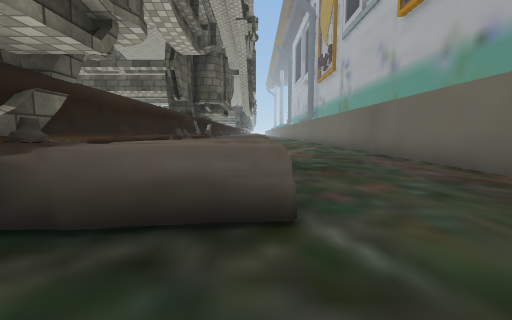
[1] (above)

24 first-person views from a walk through a scene from a Unity 3-D project. The camera is 1.2 m above the floor, tilts 6° down and sees 90° across. The floor is counted in squares, 2 m on a side. Each view is taken from the middle of a square. On the plan, view 1 faces up. The plan holds only what a view shows up to about 9 squares ahead; the rest is blank. The place goes on beyond the plan. Some surface patterns are stand-ins.

[2]
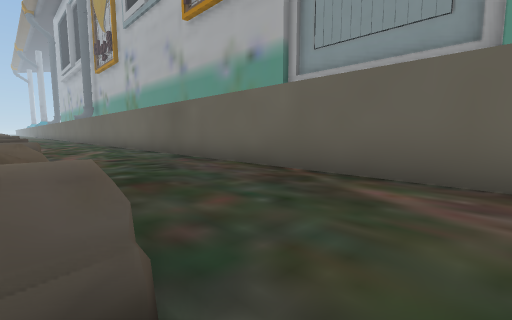

[3]
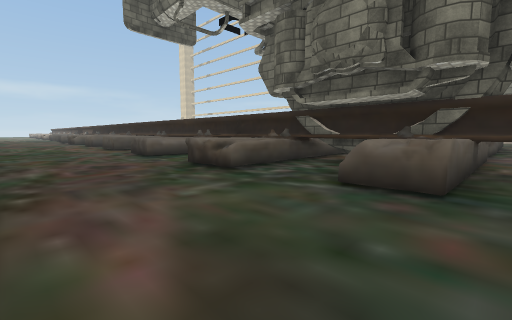

[4]
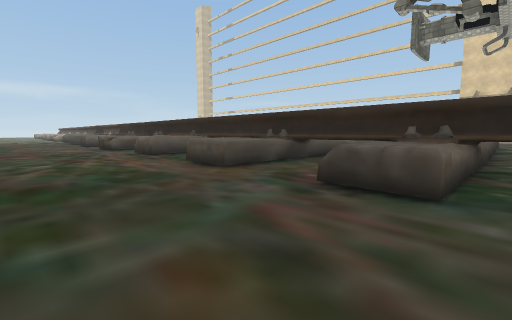

[5]
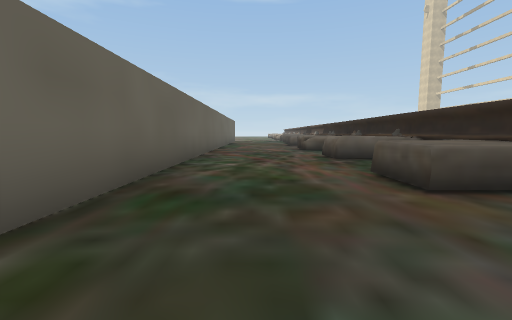

[6]
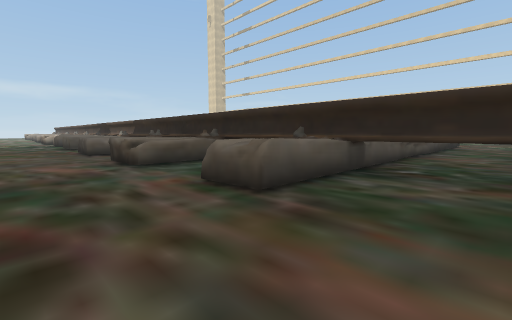

[7]
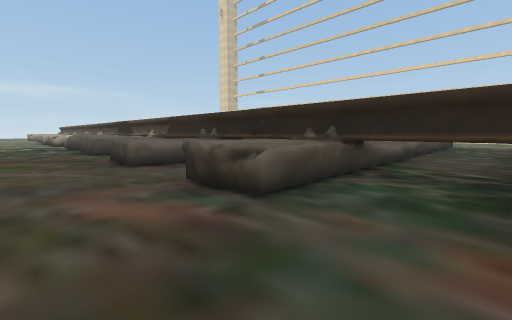

[8]
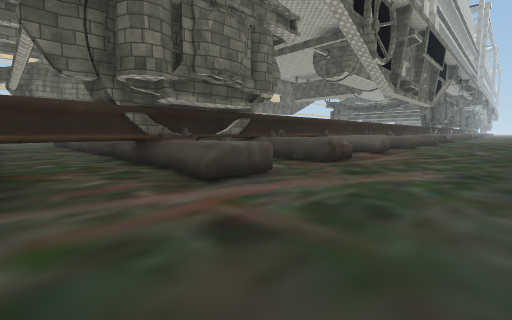

[9]
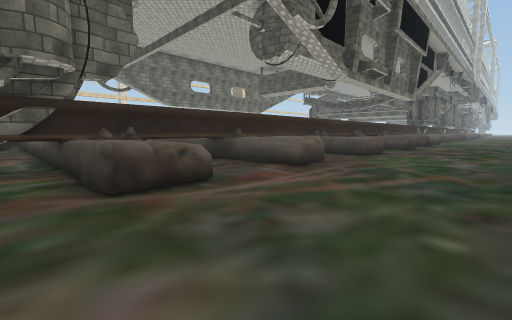

[10]
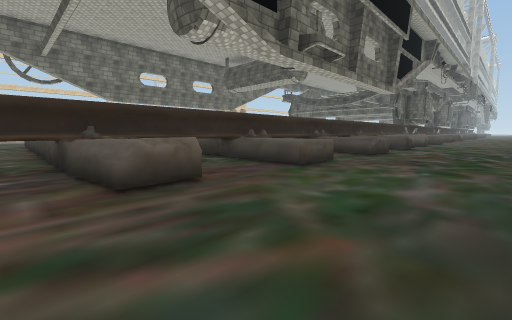

[11]
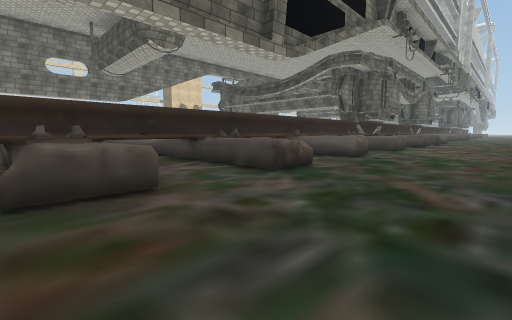

[12]
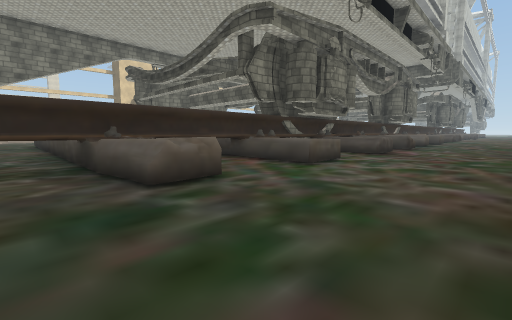

[13]
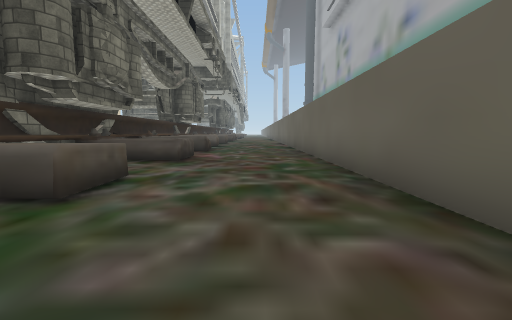

[14]
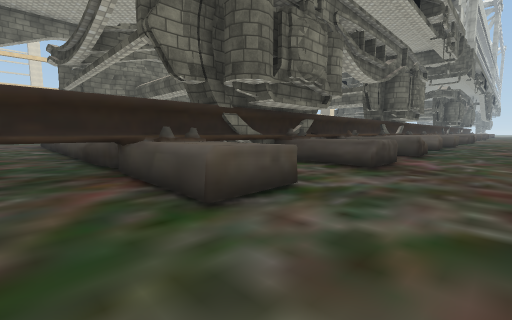

[15]
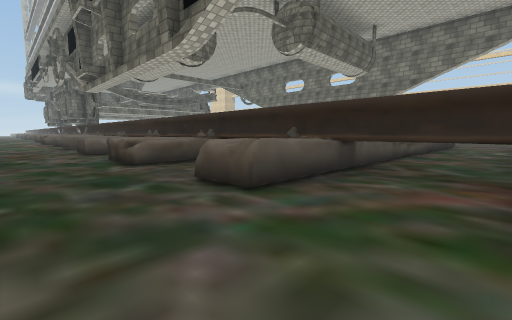

[16]
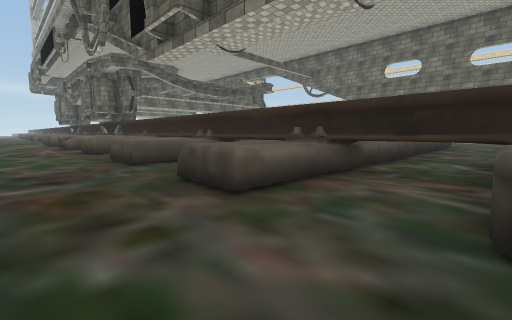

[17]
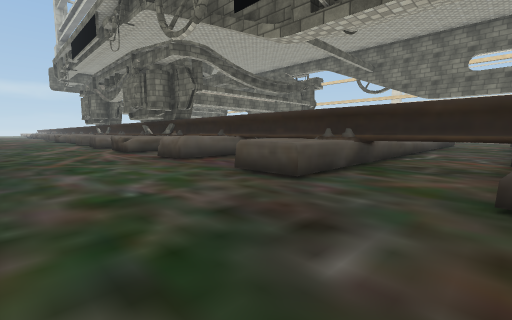

[18]
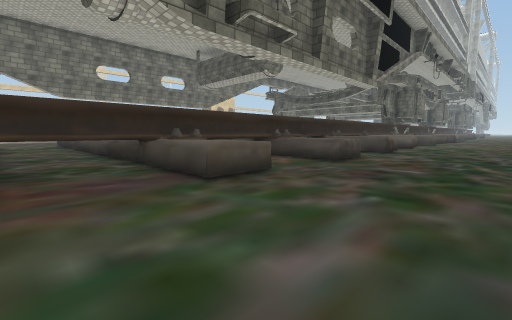

[19]
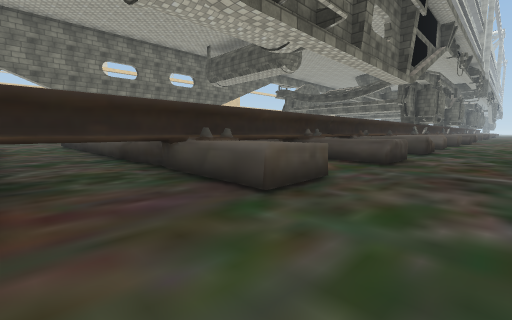

[20]
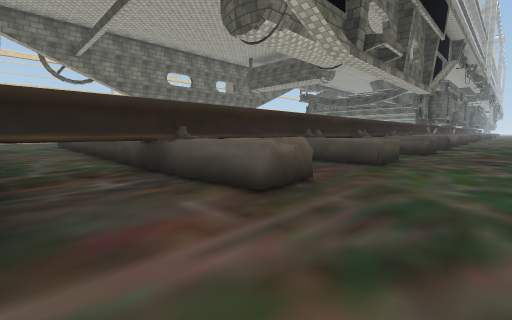

[21]
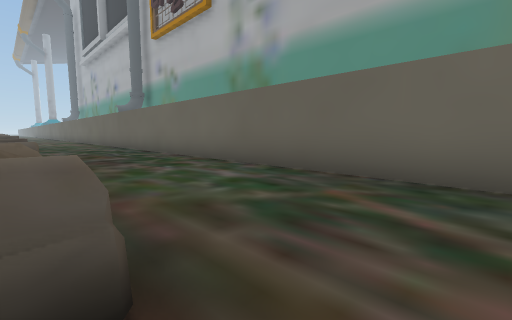

[22]
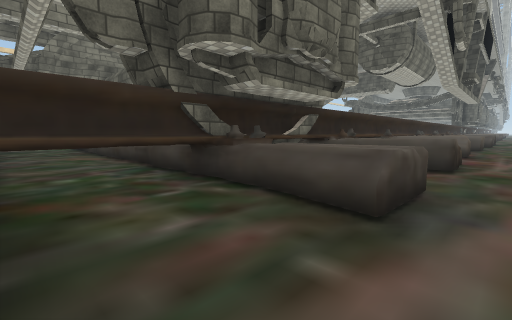

[23]
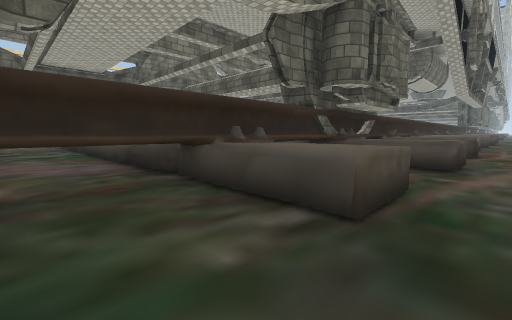

[24]
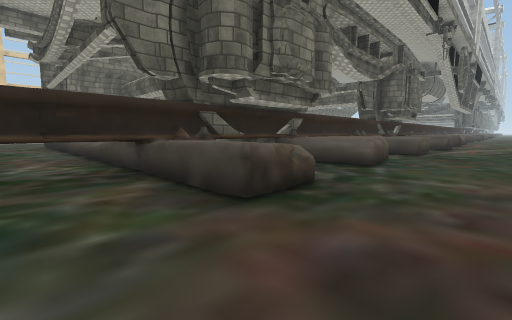

### Floor plan
Key: @ floor where view 1 was taken; # wall or solid block; . main floor; : floor 1 m higher than the main floor; = window, fence, low wall or low ledge; ^ raised ledge.
Columns run from 9 left of view 1 to 4 right of it. Each row starts with its distance up from view 1.
 36        #^^...#
 35       ^#^^...#
 34        #.....#
 33        #^^...#
 32        #.....#
 31        #.....#
 30        #^^...#
 29 ^^^^^^^#^^...#
 28 ^^^^^^^#.....
 27 ^^^^^^^#:=...
 26 ^^^^^^^#==...
 25  ......#.....
 24       ^#==...
 23  ^^^^^^#==...
 22  ......#.....#
 21 ^^^^^^^#^^...#
 20  ^^^^^^#^^...#
 19  ......#.....#
 18  ^^^^^^#^^...#
 17 ^^^^^^^#^^...#
 16 ^^^^^^^#.....#
 15 ^^^^^^^#^^...#
 14 ^^^^^^^#^^...#
 13  ......#.....#
 12 ^^^^^^^#^^...
 11 ^^^^^^^#^^...
 10  ......#.....#
  9        #^^...#
  8 ^^^^^^^#^^...#
  7 ^^^^^^^#.....#
  6 ^^^^^^^#^^...#
  5 ^^^^^^^#^^...#
  4  ......#.....#
  3   =====#.....#
  2        #^^...#
  1        #.....#
  0      ..#.@...
 -1     ^^^##=...
 -2 ^^^^^^^#.....
 -3 ^^^^^^^#.....
 -4        ^^^...
 -5        #.....
 -6     .. #.....#
 -7     ^^^#^^...#
 -8 ^^^^^^^#.....#
 -9 ^^^^^^^#.....#
-10 ^^^^^^^#^^...#
-11 ^^^^^^^#^....#
-12  ......#.....#
-13 ^^^^^^^#^^...#
-14        #^^...

Positions as (right, up) in squares from view 1, and headings:
1: (0, 0), facing up
2: (0, 1), facing up-right
3: (3, 3), facing down-left
4: (3, -3), facing down-left
5: (2, -4), facing down
6: (2, -8), facing down-left
7: (2, -11), facing down-left
8: (3, 6), facing up-left
9: (3, 10), facing up-left
10: (3, 13), facing up-left
11: (3, 20), facing up-left
12: (3, 25), facing up-left
13: (2, 27), facing up
14: (2, 28), facing up-left
15: (2, 29), facing down-left
16: (2, 23), facing down-left
17: (3, 20), facing down-left
18: (3, 15), facing up-left
19: (2, 15), facing up-left
20: (2, 12), facing up-left
21: (0, 13), facing up-right
22: (1, 6), facing up-left
23: (1, 3), facing up-left
24: (2, -3), facing up-left
